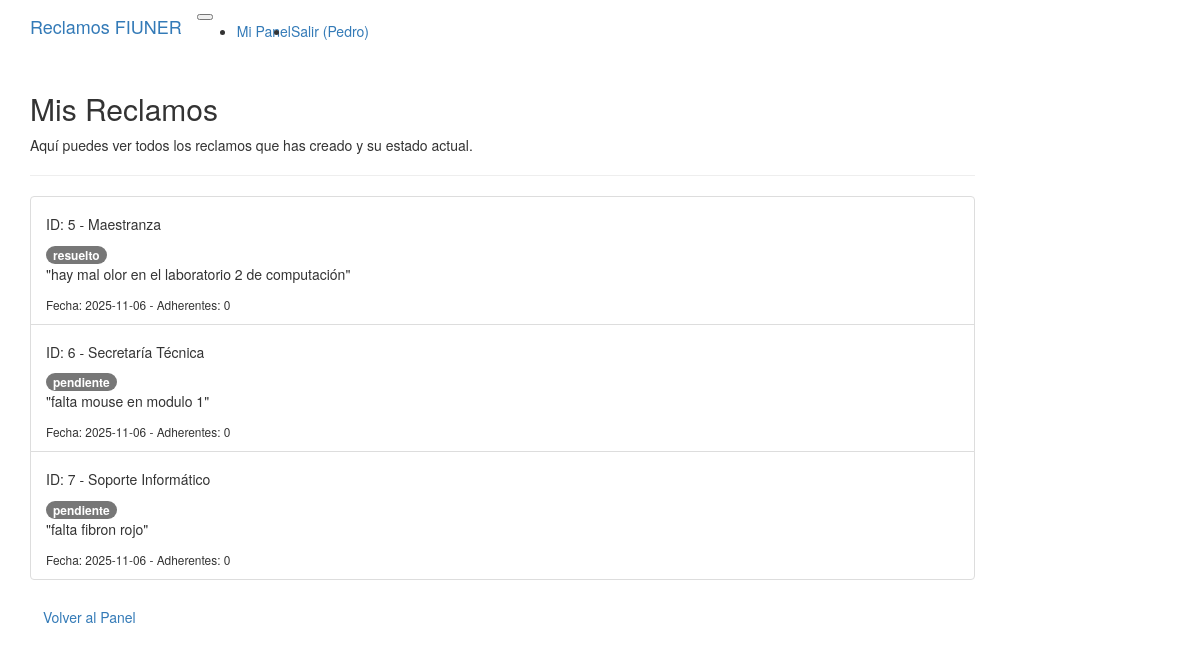
Screenshot of /mis_reclamos (signed in) with the database file from the repository.
### modules/modelos_db.py (models this page shows)
class ModeloUsuario(Base):
    __tablename__ = 'usuarios'
    id = Column(Integer, primary_key=True)
    nombre = Column(String(100), nullable=False) # nullable=False significa que no puede estar vacío
    apellido = Column(String(100), nullable=False)
    email = Column(String(100), nullable=False, unique=True) # unique=True asegura que no haya emails repetidos
    nombre_usuario = Column(String(50), nullable=False, unique=True) # unique=True asegura que no haya nombres de usuario repetidos
    claustro = Column(String(20), nullable=False)
    contrasena = Column(String(255), nullable=False) # Guardaremos la contraseña hasheada (más adelante)
    reclamos_creados = relationship("ModeloReclamo", back_populates="creador")
    rol = Column(String(20), nullable=False, default="final")
    departamento_asignado = Column(String(100), nullable=True) # nullable=True porque no todos los usuarios son jefes
    reclamos_adheridos = relationship(
        "ModeloReclamo",
        secondary=asociacion_reclamos_adherentes,
        back_populates="adherentes"
    )

class ModeloReclamo(Base):
    __tablename__ = 'reclamos' # Nombre de la tabla en la BD
    id = Column(Integer, primary_key=True)
    contenido = Column(String(1000), nullable=False)
    departamento = Column(String(100), nullable=False)
    timestamp = Column(DateTime, nullable=False) # Guardará fecha y hora
    estado = Column(String(20), nullable=False)
    tiempo_resolucion_asignado = Column(Integer, nullable=True) # Puede ser nulo al principio
    id_usuario_creador = Column(Integer, ForeignKey('usuarios.id'), nullable=False)
    creador = relationship("ModeloUsuario", back_populates="reclamos_creados")
    adherentes = relationship(
        "ModeloUsuario",
        secondary=asociacion_reclamos_adherentes,
        back_populates="reclamos_adheridos"
    )

### server.py (the view)
@app.route("/mis_reclamos")
@gestor_login.se_requiere_login
def mis_reclamos():
    try:
        usuario_actual = gestor_login.usuario_actual.entidad
        reclamos_del_usuario = sistema.listar_reclamos_usuario(usuario_actual)
        return render_template("mis_reclamos.html",
                               reclamos=reclamos_del_usuario)
    except Exception as e:
        flash(f"Error al cargar tus reclamos: {e}", "danger")
        return redirect(url_for('panel_principal'))

### modules/gestor_login.py (called while the page is built)
    @property
    def usuario_actual(self) -> UsuarioLogin | None:
        return current_user if current_user.is_authenticated else None

    @property
    def usuario_autenticado(self) -> bool:
        return current_user.is_authenticated

        @login_manager.user_loader
        def cargar_usuario_actual(id_usuario_str: str):
            try:
                id_usuario_int = int(id_usuario_str)
            except ValueError:
                return None # Si el ID no es un número, es inválido
            entidad = self.__repo_usuarios.obtener_por_id(id_usuario_int)
            if entidad:
                return UsuarioLogin(entidad)
            else:
                return None

### modules/reclamo.py (called while the page is built)
    @property
    def id_reclamo(self) -> int:
        return self.__id_reclamo

    @property
    def contenido(self) -> str:
        return self.__contenido

    @property
    def departamento(self) -> str:
        return self.__departamento

    @property
    def timestamp(self) -> datetime.datetime:
        return self.__timestamp

    @property
    def estado(self) -> str:
        return self.__estado

    @property
    def numero_adherentes(self) -> int:
        return len(self.__adherentes)

### modules/repositorio_concreto.py (called while the page is built)
    def obtener_por_id(self, id: int) -> Optional[Usuario]:
        modelo = self.__session.query(ModeloUsuario).get(id)
        return self.__map_modelo_a_entidad(modelo) if modelo else None

    def obtener_por_filtro(self, **kwargs) -> Optional[Usuario]:
        modelo = self.__session.query(ModeloUsuario).filter_by(**kwargs).first()
        return self.__map_modelo_a_entidad(modelo) if modelo else None

    def obtener_todos_por_filtro(self, **kwargs) -> List[Reclamo]:
        modelos = self.__session.query(ModeloReclamo).filter_by(**kwargs).all()
        return [self.__map_modelo_a_entidad(m) for m in modelos]

### modules/usuario.py (called while the page is built)
    @property
    def nombre_usuario(self) -> str:
        return self.__nombre_usuario

    @property
    def id_bd(self) -> int | None:
        return self.__id_bd

### server.py (called while the page is built)
@app.context_processor
def inject_gestor_login():
    return dict(gestor_login=gestor_login)

### templates/mis_reclamos.html (shortened to what this page needs)
{% extends 'base.html' %}
{% block page_content %}
    <div class="row">
        <div class="col-md-10 offset-md-1">
            <h2>Mis Reclamos</h2>
            <p>Aquí puedes ver todos los reclamos que has creado y su estado actual.</p>
            <hr>
            <div class="list-group">
            {% if reclamos %}
                {% for reclamo in reclamos %}
                    <div class="list-group-item">
                        <div class="d-flex w-100 justify-content-between">
                            <h5 class="mb-1">ID: {{ reclamo.id_reclamo }} - {{ reclamo.departamento.title() }}</h5>
                            {% if reclamo.estado == 'pendiente' %}
                                <span class="badge bg-warning text-dark">{{ reclamo.estado }}</span>
                            {% elif reclamo.estado == 'en proceso' %}
                                <span class="badge bg-info text-dark">{{ reclamo.estado }}</span>
                            {% elif reclamo.estado == 'resuelto' %}
                                <span class="badge bg-success">{{ reclamo.estado }}</span>
                            {% else %}
                                <span class="badge bg-danger">{{ reclamo.estado }}</span>
                            {% endif %}
                        </div>
                        <p class="mb-1 fst-italic">"{{ reclamo.contenido }}"</p>
                        <small>Fecha: {{ reclamo.timestamp.strftime('%Y-%m-%d') }} - Adherentes: {{ reclamo.numero_adherentes }}</small>
                    </div>
                {% endfor %}
            {% else %}
                <div class="alert alert-info" role="alert">
                    Aún no has creado ningún reclamo.
                </div>
            {% endif %}
            </div>
            <a href="{{ url_for('panel_principal') }}" class="btn btn-secondary mt-3">Volver al Panel</a>
        </div>
    </div>
{% endblock %}

### templates/base.html (shortened to what this page needs)
{% extends 'bootstrap/base.html' %}
{% block navbar %}
<nav class="navbar navbar-expand-lg navbar-dark bg-dark">
    <div class="container">
        <a class="navbar-brand" href="{{ url_for('inicio') }}">Reclamos FIUNER</a>
        <button class="navbar-toggler" type="button" data-bs-toggle="collapse" data-bs-target="#navbarNav" aria-controls="navbarNav" aria-expanded="false" aria-label="Toggle navigation">
        </button>
        <div class="collapse navbar-collapse" id="navbarNav">
            <ul class="navbar-nav ms-auto">
                {% if gestor_login.usuario_autenticado %}
                    <li class="nav-item">
                        <a class="nav-link" href="{{ url_for('panel_principal') }}">Mi Panel</a>
                    </li>
                    <li class="nav-item">
                        <a class="nav-link" href="{{ url_for('logout') }}">Salir ({{ gestor_login.usuario_actual.nombre_usuario }})</a>
                    </li>
                {% endif %}
            </ul>
        </div>
    </div>
</nav>
{% endblock %}
{% block content %}
<div class="container mt-4">
    {% block page_content %}{% endblock %}
</div>
{% endblock %}

### rows the page displays
ModeloUsuario: usuario_actual.nombre_usuario "Pedro"
ModeloReclamo: id_reclamo "5", departamento "Maestranza", estado "resuelto", contenido "hay mal olor en el laboratorio 2 de computación", timestamp "2025-11-06", numero_adherentes "0"
ModeloReclamo: id_reclamo "6", departamento "Secretaría Técnica", estado "pendiente", contenido "falta mouse en modulo 1", timestamp "2025-11-06", numero_adherentes "0"
ModeloReclamo: id_reclamo "7", departamento "Soporte Informático", estado "pendiente", contenido "falta fibron rojo", timestamp "2025-11-06", numero_adherentes "0"
